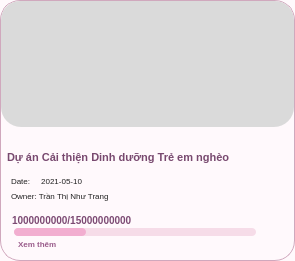
     <widget class="QFrame" name="card5">
      <property name="geometry">
       <rect>
        <x>315</x>
        <y>759</y>
        <width>295</width>
        <height>261</height>
       </rect>
      </property>
      <property name="styleSheet">
       <string notr="true">QFrame{
    background:#FFF9FC;
    border:1px solid #D0A8BD;
    border-radius:20px;
}</string>
      </property>
      <widget class="QLabel" name="card5Image">
       <property name="geometry">
        <rect>
         <x>1</x>
         <y>1</y>
         <width>293</width>
         <height>126</height>
        </rect>
       </property>
       <property name="styleSheet">
        <string notr="true">QLabel{
    background:#DADADA;
    border:none;
    border-top-left-radius:19px;
    border-top-right-radius:19px;
}</string>
       </property>
       <property name="pixmap">
        <pixmap>campaign5</pixmap>
       </property>
       <property name="scaledContents">
        <bool>true</bool>
       </property>
      </widget>
      <widget class="QLabel" name="card5Title">
       <property name="geometry">
        <rect>
         <x>7</x>
         <y>136</y>
         <width>279</width>
         <height>42</height>
        </rect>
       </property>
       <property name="styleSheet">
        <string notr="true">QLabel{
    color:#78496F;
    font-size:11px;
    font-weight:800;
    background:transparent;
    border:none;
}</string>
       </property>
       <property name="text">
        <string>Dự án Cải thiện Dinh dưỡng Trẻ em nghèo</string>
       </property>
       <property name="wordWrap">
        <bool>true</bool>
       </property>
      </widget>
      <widget class="QLabel" name="card5Date">
       <property name="geometry">
        <rect>
         <x>11</x>
         <y>173</y>
         <width>170</width>
         <height>16</height>
        </rect>
       </property>
       <property name="styleSheet">
        <string notr="true">QLabel{
    color:#222;
    font-size:8px;
    background:transparent;
    border:none;
}</string>
       </property>
       <property name="text">
        <string>Date:     2021-05-10</string>
       </property>
      </widget>
      <widget class="QLabel" name="card5Owner">
       <property name="geometry">
        <rect>
         <x>11</x>
         <y>188</y>
         <width>180</width>
         <height>16</height>
        </rect>
       </property>
       <property name="styleSheet">
        <string notr="true">QLabel{
    color:#222;
    font-size:8px;
    background:transparent;
    border:none;
}</string>
       </property>
       <property name="text">
        <string>Owner: Trần Thị Như Trang</string>
       </property>
      </widget>
      <widget class="QLabel" name="card5Money">
       <property name="geometry">
        <rect>
         <x>12</x>
         <y>210</y>
         <width>220</width>
         <height>20</height>
        </rect>
       </property>
       <property name="styleSheet">
        <string notr="true">QLabel{
    color:#7C4A73;
    font-size:10px;
    font-weight:900;
    background:transparent;
    border:none;
}</string>
       </property>
       <property name="text">
        <string>1000000000/15000000000</string>
       </property>
      </widget>
      <widget class="QProgressBar" name="card5Progress">
       <property name="geometry">
        <rect>
         <x>14</x>
         <y>228</y>
         <width>242</width>
         <height>8</height>
        </rect>
       </property>
       <property name="styleSheet">
        <string notr="true">QProgressBar{
    background:#F6DCE8;
    border:none;
    border-radius:4px;
}
QProgressBar::chunk{
    background:#F2AED0;
    border-radius:4px;
}</string>
       </property>
       <property name="value">
        <number>30</number>
       </property>
       <property name="textVisible">
        <bool>false</bool>
       </property>
      </widget>
      <widget class="QLabel" name="card5More">
       <property name="geometry">
        <rect>
         <x>18</x>
         <y>236</y>
         <width>70</width>
         <height>16</height>
        </rect>
       </property>
       <property name="styleSheet">
        <string notr="true">QLabel{
    color:#9A5C8B;
    font-size:8px;
    font-weight:700;
    background:transparent;
    border:none;
}</string>
       </property>
       <property name="text">
        <string>Xem thêm</string>
       </property>
      </widget>
     </widget>
